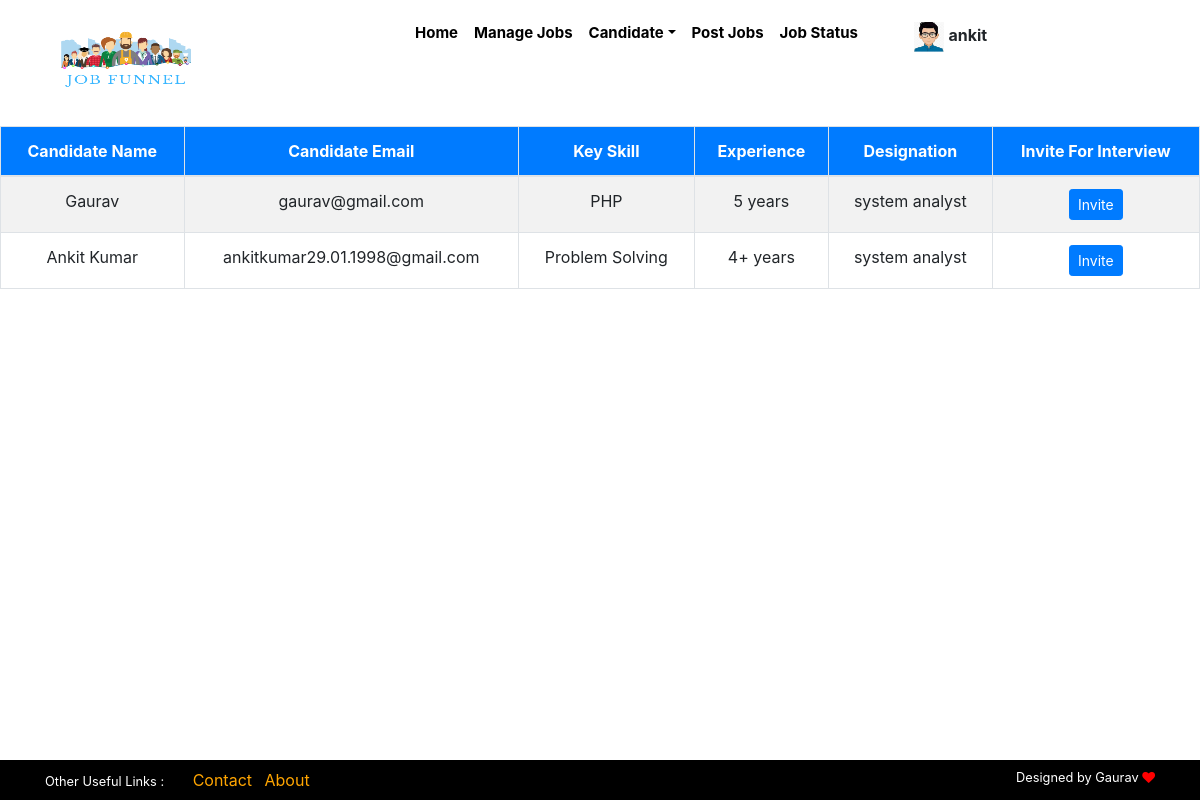
Page /interview.php?id=1 (signed in) on the committed database.
### tables this page shows
CREATE TABLE `applied_job` (
  `candidate_id` int(10) NOT NULL,
  `candidate_name` varchar(30) NOT NULL,
  `candidate_email` varchar(30) NOT NULL,
  `key_skill` varchar(30) NOT NULL,
  `experience` varchar(20) NOT NULL,
  `job_id` int(10) NOT NULL,
  `company_name` varchar(20) NOT NULL,
  `comp_email` varchar(30) NOT NULL,
  `designation` varchar(20) NOT NULL
);

### interview.php (the view, shortened to what this page needs)
<!DOCTYPE html>
<html lang="en">
<head>
	<link rel="stylesheet" href="https://stackpath.bootstrapcdn.com/bootstrap/4.4.1/css/bootstrap.min.css">
	<link rel="stylesheet" href="https://stackpath.bootstrapcdn.com/font-awesome/4.7.0/css/font-awesome.min.css">
</head>
<body>
	<?php
	include 'employer-header.php';
	include 'connection.php';
	$jobID = $_GET['id'];
	if ($conn) {
		$sql = "SELECT * FROM applied_job WHERE job_id= {$jobID}";
		$result = mysqli_query($conn, $sql);
		if (mysqli_num_rows($result) > 0) {
			echo '<table class="table table-bordered table-striped text-center">';
			echo '<thead class="bg-primary text-white">';
			echo '<tr>
				      <th>Candidate Name</th>
				      <th>Candidate Email</th>
				      <th>Key Skill</th>
				      <th>Experience</th>
				      <th>Designation</th>
				      <th>Invite For Interview</th>
			        </tr>
			      </thead>';
			while ($row = mysqli_fetch_assoc($result)) {
	?>
				<tr>
					<td><?php echo $row['candidate_name']; ?></td>
					<td><?php echo $row['candidate_email']; ?></td>
					<td><?php echo $row['key_skill']; ?></td>
					<td><?php echo $row['experience']; ?></td>
					<td><?php echo $row['designation']; ?></td>
					<td><button type="button" class="btn btn-primary btn-sm interview-btn" data-email=<?php echo $row['candidate_email']; ?>>Invite</button></td>
				</tr>
	<?php
			}
			echo '</table>';
		}
	}
	include 'footer.php';
	?>
</body>
</html>

### rows in the picture
applied_job: candidate_name "Gaurav", candidate_email "gaurav@gmail.com", key_skill "PHP", experience "5 years", designation "system analyst"
applied_job: candidate_name "Ankit Kumar", candidate_email "ankitkumar29.01.1998@gmail.com", key_skill "Problem Solving", experience "4+ years", designation "system analyst"

### other values in the picture
$_SESSION['cname'] "ankit"
